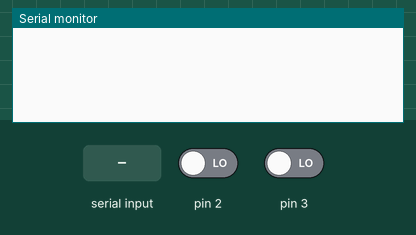
Recording of a sketch running on a simulated Arduino Uno, built with avr-gcc and run on an emulated ATmega328P. On the bench: the last lines printed to the serial monitor. The inputs (shaded band) are chosen by the test bench; at power-on: pin 2 LOW, pin 3 LOW.

Above: at 1.2 s.
1.3 s: "shs contact\n" received over Serial
At 1.7 s:
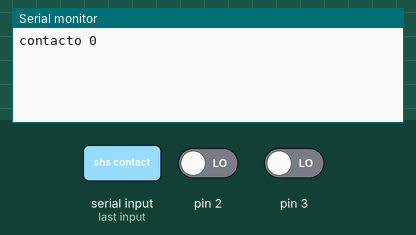
2.8 s: "shs temp\n" received over Serial
At 3.9 s:
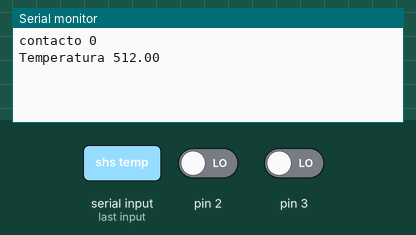
4.3 s: "shs photord\n" received over Serial
At 5.2 s:
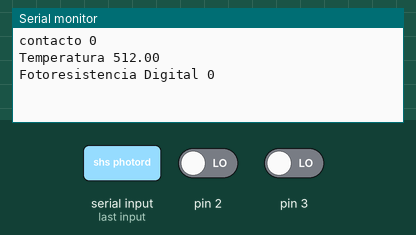
5.8 s: "shs photora\n" received over Serial
At 6.3 s:
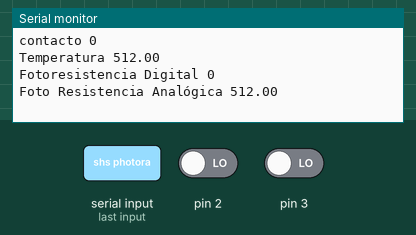
7.3 s: "shs infrared\n" received over Serial
At 8.7 s:
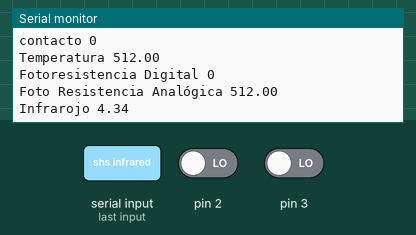

Measured:
- after the input at 1.3 s, the serial monitor: prints a new line at once (image 1)
- after the input at 2.8 s, the serial monitor: prints a new line at once (image 2)
- after the input at 4.3 s, the serial monitor: prints a new line at once (image 3)
- after the input at 5.8 s, the serial monitor: prints a new line at once (image 4)
- after the input at 7.3 s, the serial monitor: prints a new line at once (image 5)

The sketch:

final.ino
```cpp
#include<string.h> //para strcmp() compara cadenas
#include<math.h>

//Variables globales
int i;
short int contacto = 0,
          foto_Resistencia_Digital;
double  temperatura = 0,
        foto_Resistencia_Analogica = 0,
        infrarojo = 0;
char buff[20];	//Buffer serial;
float a0= 0.0505364,
      a1=0.7056092,
      a2=0.029781,
      a3=-0.00138495,
      a4=1.898157e-05;
double x, y;
  void setup(){
  //Inicialización y declaración de variables
  pinMode(2,INPUT);
  pinMode(3,INPUT);
  pinMode(A0,INPUT);
  pinMode(A1,INPUT);
  pinMode(A2,INPUT);

  Serial.begin(9600);   //Habilita comunicación serial
  Serial.setTimeout(100); //100ms máximo para caracter nulo
}

void loop(){

}

void serialEvent(){
  if(Serial.available()){ //Sí, hay datos en el buffer
    //Carga los datos en un buffer auxiliar
    Serial.readBytesUntil('\n', buff, 20);
    //Serial.println(buff);
    if(!strcmp(buff, "shs contact")){//Compara el buffer
      contacto = digitalRead(2); //guarda el valor del pushbotton
      Serial.print("contacto ");
      Serial.println(contacto);
    }else if(!strcmp(buff, "shs temp")){
      temperatura = analogRead(A0);
      Serial.print("Temperatura ");
      Serial.println(temperatura);
    }else if(!strcmp(buff, "shs photord")){
      foto_Resistencia_Digital = digitalRead(3);
      Serial.print("Fotoresistencia Digital ");
      Serial.println(foto_Resistencia_Digital);
    }else if(!strcmp(buff, "shs photora")){
      foto_Resistencia_Analogica = analogRead(A1);
      Serial.print("Foto Resistencia Analógica ");
      Serial.println(foto_Resistencia_Analogica);
    }else if(!strcmp(buff, "shs infrared")){
      x = 13*pow((analogRead(A2)*0.0048828115),-1);
      y = a0+a1*x+a2*pow(x,2)+a3*pow(x,3)+a4*pow(x,4);
      Serial.print("Infrarojo ");
      Serial.println(y);
    }else{
        Serial.println("Ningun sensor con esa descripción");
    }
    memset(buff,0,sizeof(buff));//Limpia el buffer
  }
}
```
